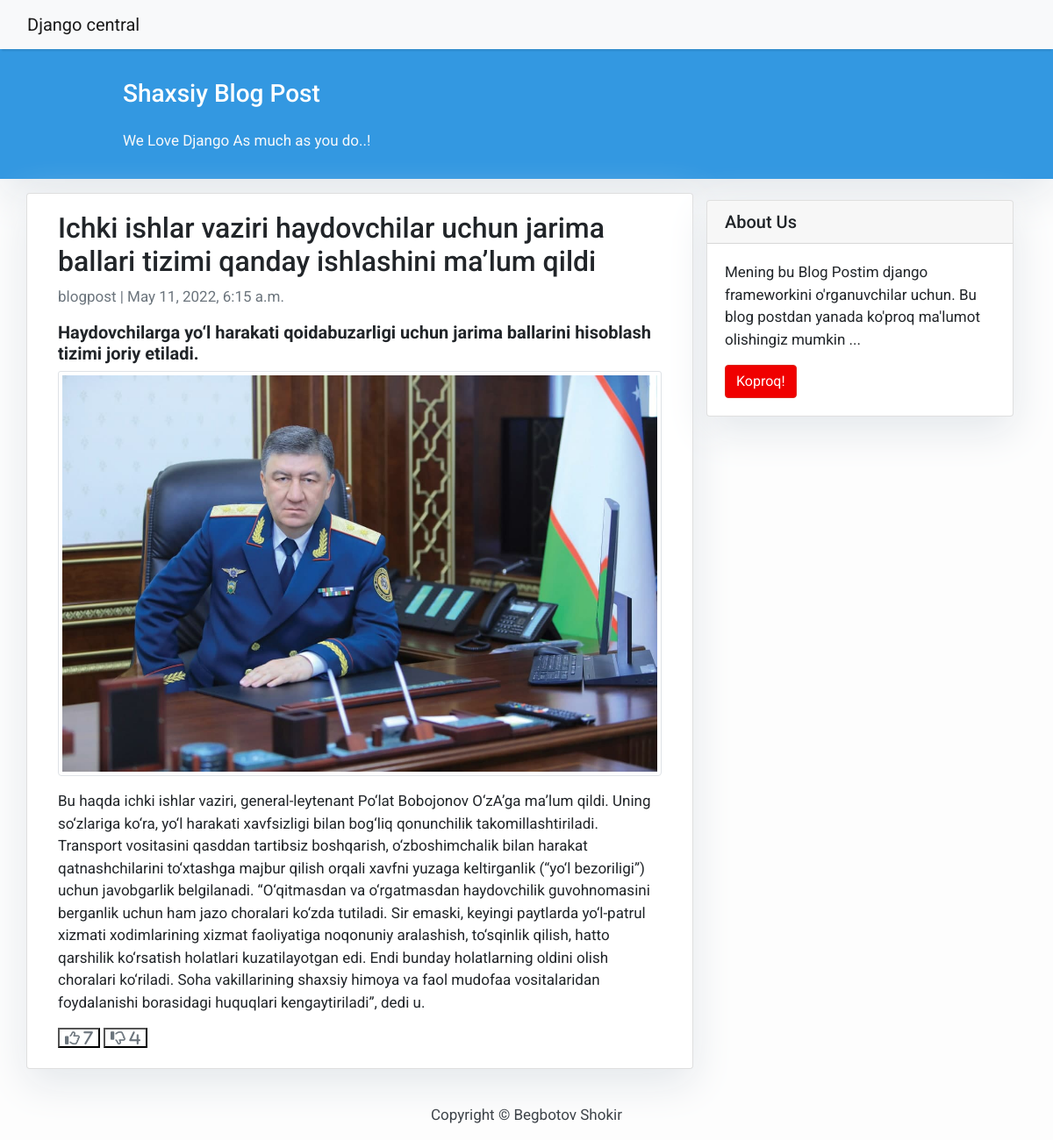
The app's page /jarima_ballari_tizimi/ with its own data.
### post/models.py (models this page shows, shortened)
class Yangiliklar(models.Model):
	STATUS = (
		(0, 'Draft'),
		(1, 'Publish')
		)
	title = models.CharField(max_length=200, null=True)
	main_content = models.CharField(max_length=200, null=True)
	content = models.TextField(null=True)
	author = models.ForeignKey(User, on_delete = models.SET_NULL, blank=True, null=True)
	sana = models.DateTimeField(auto_now=True)
	slug = models.SlugField(max_length=100)
	status = models.IntegerField(default=0, choices = STATUS)
	image = models.ImageField(upload_to='images', null=True)
	like_count = models.IntegerField(null=True, blank=True, default=0)
	dislike_count = models.IntegerField(null=True, blank=True, default=0)

### post/views.py (the view)
# urls.py: path('<str:pk>/', detail, name='detail'),
def detail(request, pk):
	detail = Yangiliklar.objects.get(slug=pk)
	if 'Like' in request.POST:
		detail.like_count +=1
		detail.save()
	if 'Dislike' in request.POST:
		detail.dislike_count += 1
		detail.save()
	context = {'detail':detail}
	return render(request, 'detail.html', context)

### post/templates/detail.html (shortened to what this page needs)
{% extends 'base.html' %}
{% load static %}
{% block content %}
<div class="container">
  <div class="row">
    <div class="col-md-8 card mb-4  mt-3 left  top">
      <div class="card-body">
        <h2>{{detail.title}}</h2>
        <p class=" text-muted">{{detail.author}} | {{detail.sana}}</p>
        <h5 class="card-text "><b>{{detail.main_content }}</b></h5>
        <img src="{{detail.image.url}}" alt="rasm" class="card-img-top img-thumbnail mb-3">
        <p class="card-text ">{{detail.content }}</p>
        <form method="POST">
          <button style="background:none;" type="submit" name="Like" class="far fa-1x fa-thumbs-up text-secondary" >
            {{detail.like_count}}
          </button>
          <button style="background:none;" type="submit" name="Dislike" class="far fa-1x fa-thumbs-down text-secondary" >
            {{detail.dislike_count}}
          </button>
        </form>
      </div>
    </div>
		<div class="col-md-4 float-right ">
			<div class="card my-4">
        		<h5 class="card-header">About Us</h5>
    			<div class="card-body">
        				<p class="card-text"> Mening bu Blog Postim django frameworkini o'rganuvchilar uchun. Bu blog postdan yanada ko'proq ma'lumot olishingiz mumkin ...</p>
        				<a href="#" class="btn btn-danger">Koproq!</a>
    			</div>
			</div>
		</div>
    </div>
</div>
  {% endblock content %}

### static/css/main.css (style rules this page uses)
body { font-family: "Roboto", sans-serif; font-size: 17px; background-color: #fdfdfd; }
.btn-danger { color: #fff; background-color: #f00000; border-color: #dc281e; }
.card { box-shadow: 0 16px 48px #E3E7EB; }

### records on screen
Yangiliklar: title "Ichki ishlar vaziri haydovchilar uchun jarima ballari tizimi qanday ishlashini ma’lum qildi", author "blogpost", sana "May 11, 2022, 6:15 a.m.", main_content "Haydovchilarga yo‘l harakati qoidabuzarligi uchun jarima ballarini hisoblash tizimi joriy etiladi.", image (picture), content "Bu haqda ichki ishlar vaziri, general-leytenant Po‘lat Bobojonov O‘zA’ga ma’lum qildi. Uning so‘zlariga ko‘ra, yo‘l harakati xavfsizligi bilan bog‘liq qonunchilik takomillashtiriladi. Transport vositasini qasddan tartibsiz boshqarish, o‘zboshimchalik bilan harakat qatnashchilarini to‘xtashga majbur qilish orqali xavfni yuzaga keltirganlik (“yo‘l bezoriligi”) uchun javobgarlik belgilanadi. “O‘qitmasdan va o‘rgatmasdan haydovchilik guvohnomasini berganlik uchun ham jazo choralari ko‘zda tutiladi. Sir emaski, keyingi paytlarda yo‘l-patrul xizmati xodimlarining xizmat faoliyatiga noqonuniy aralashish, to‘sqinlik qilish, hatto qarshilik ko‘rsatish holatlari kuzatilayotgan edi. Endi bunday…", like_count "7", dislike_count "4"
